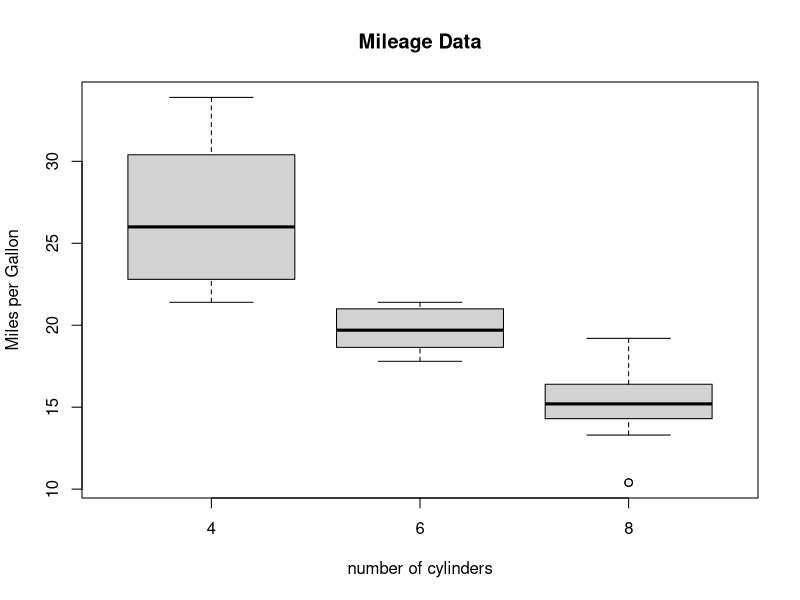

Write R code to recreate this figure.
subset_df <-subset(mtcars,subset = cyl == 4)
subset_df2  <-subset(mtcars,subset = cyl == 6)
subset_df3  <-subset(mtcars,subset = cyl == 8)

cat ("\n cars with 4 cylinders \n")
cat ("---------------------------")
print(subset_df)

cat("\n five number summary of mpg values\n")
cat("--------------------------------------")


print(fivenum (subset_df3$mpg))

cat("\n cars with 6 cylinders\n")

cat("---------------------\n")
print(subset_df2)

cat("\n five number summary of mpg values\n")

cat("----------------------\n")

print(fivenum(subset_df2$mpg))

cat("\n cars with 8 cylinders\n")

cat("----------------------\n")

print(subset_df3)
cat("\n five number summary of mpg values\n")

cat("--------------------\n")
print(fivenum (subset_df3$mpg))
boxplot(mpg ~ cyl,
        data = mtcars,
        xlab = "number of cylinders",
        ylab = "Miles per Gallon",
        main = "Mileage Data")
